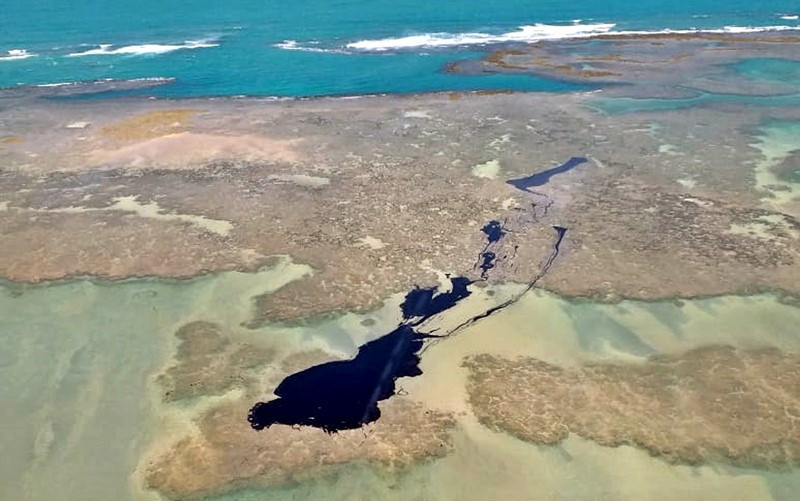
#> input picture img1.jpeg, 800 x 501 px
$ python 'Aps att.py'   (older library calls are emulated)
#> lines starting #> are read from the running program, lines starting #| are printed output that depends on the picture; after the words box and inside, x2 and y2 are one past the last pixel; in counts of white or black regions, pixels touching at a corner belong together
import cv2
import numpy as np

def sobel(image):
    # Aplicar a convolução com as máscaras Sobel
    sobel_x = cv2.Sobel(image, cv2.CV_64F, 1, 0, ksize=3)  # Sobel na direção X
    sobel_y = cv2.Sobel(image, cv2.CV_64F, 1, 1, ksize=3)  # Sobel na direção Y

    # Converter o resultado para uint8 (valores de 0 a 255) para visualização
    sobel_x = cv2.convertScaleAbs(sobel_x)
    sobel_y = cv2.convertScaleAbs(sobel_y)

    # Combinar os gradientes X e Y
    sobel_combined = cv2.addWeighted(sobel_x, 0.5, sobel_y, 0.5, 0)

    # Aplicar o desfoque Gaussiano na imagem resultante do Sobel

    return sobel_combined

def laplaciano(imagem):
    # Aplicar o filtro Laplacian
    laplaciano = cv2.Laplacian(imagem, cv2.CV_64F)

    # Converter a escala para positiva
    laplaciano = np.uint8(np.absolute(laplaciano))

    return laplaciano

def gagau(img_cinza, tamanho_kernel):
    # Aplicar o filtro Gaussiano
    gau_img = cv2.GaussianBlur(img_cinza, tamanho_kernel, 0)
    return gau_img

def contornos(imagem):
    # Detecção de bordas usando o Canny
    bordas = cv2.Canny(imagem, 500, 500)
    cv2.imwrite("z.jpg", bordas)
    # Realizar a segmentação usando limiarização
    _, limiar = cv2.threshold(bordas, 1,1 , cv2.THRESH_BINARY)

    # Detectar contornos
    contornos, _ = cv2.findContours(limiar, cv2.RETR_EXTERNAL, cv2.CHAIN_APPROX_SIMPLE)

    # Desenhar contornos sobre a imagem original
    imagem_contornos = imagem.copy()
    cv2.drawContours(imagem_contornos, contornos, -1, (0, 255, 0), 2)

    return imagem_contornos

def prewitt(image):
    # Aplicar os operadores Prewitt (convolução com máscaras horizontais e verticais)
    kernel_x = np.array([[1, 0, -1], [1, 0, -1], [1, 0, -1]])
    kernel_y = np.array([[1, 1, 1], [0, 0, 0], [-1, -1, -1]])

    prewitt_x = cv2.filter2D(image, -1, kernel_x)
    prewitt_y = cv2.filter2D(image, -1, kernel_y)

    # Combinar os gradientes
    prewitt_combined = cv2.addWeighted(prewitt_x, 0.5, prewitt_y, 0.5, 0)

    return prewitt_combined

def tratamento_imagem():
    # Solicitar o caminho da imagem ao usuário
    drt = "img1.jpeg"
    imagem = cv2.imread(drt)
#> imagem is the input picture: shape (501, 800, 3); mean B, G, R 137.3, 149.4, 142.2

    # Redimensionar a imagem para uma visualização mais prática
    img_resize = cv2.resize(imagem, (600, 600))
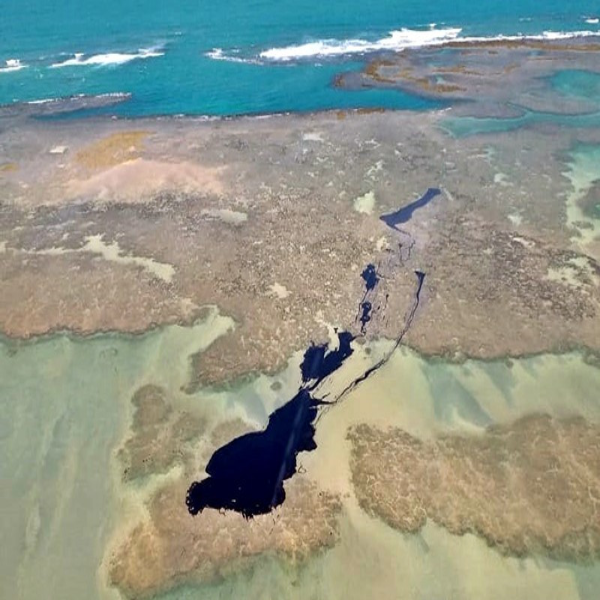
#> img_resize: shape (600, 600, 3); mean B, G, R 137.1, 149.3, 142.1

    # Converter para escala de cinza
    img_cinza = cv2.cvtColor(img_resize, cv2.COLOR_BGR2GRAY)
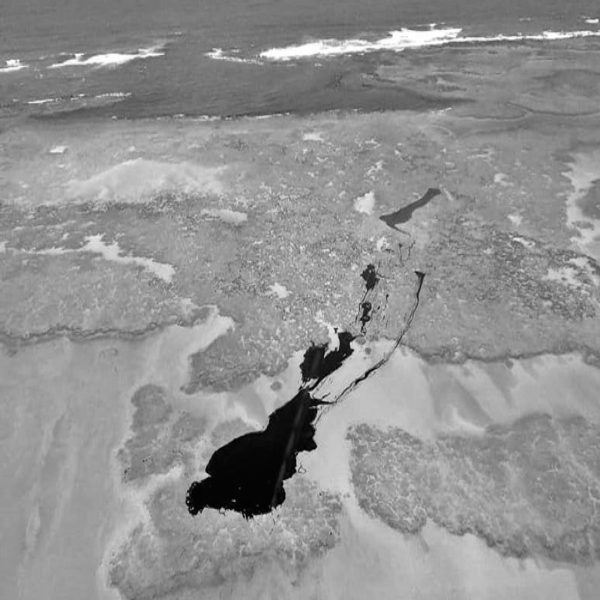
#> img_cinza: shape (600, 600); min 2, max 255, mean 145.7

    # Aplicar desfoque (filtro blur)
    blur = cv2.blur(img_cinza, (5, 5))

    return imagem, img_resize, img_cinza, blur

# Exemplo de uso do pipeline de processamento
if __name__ == "__main__":

    imagem, img_resize, img_cinza, blur = tratamento_imagem()

    gau = cv2.GaussianBlur(imagem, (11,11), 3)
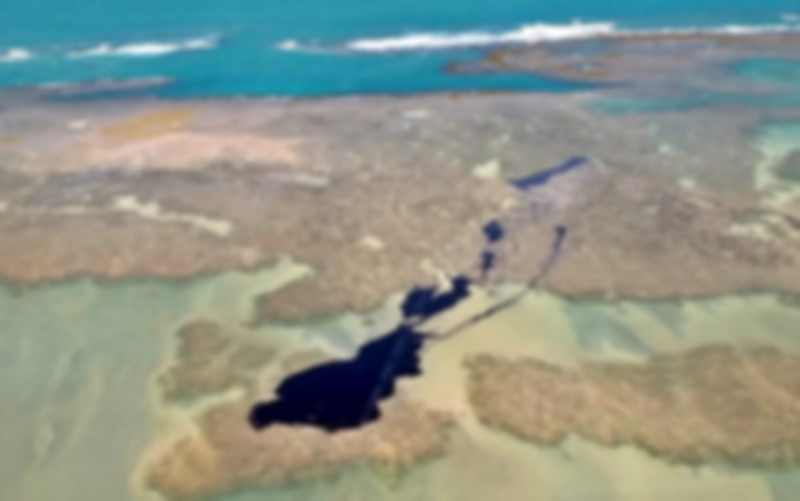
#> gau: shape (501, 800, 3); mean B, G, R 137.3, 149.4, 142.2

    hsv = cv2.cvtColor(imagem, cv2.COLOR_RGB2HSV)
#> hsv: shape (501, 800, 3); mean H, S, V 80.2, 70, 161.6

    bgr = cv2.cvtColor(imagem, cv2.COLOR_RGB2BGR)

    hsv_brg = cv2.cvtColor(bgr, cv2.COLOR_BGR2HSV)

    hsv_sobel = laplaciano(bgr)
#> in laplaciano, `laplaciano = np.uint8(np.absolute(laplaciano))`:
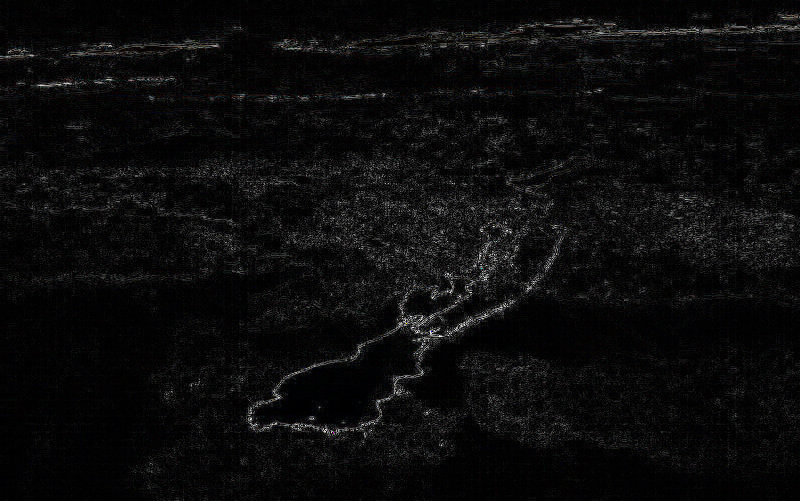
#> laplaciano: shape (501, 800, 3); mean R, G, B 11.4, 11.3, 11.5

    s = sobel(cv2.GaussianBlur(imagem,(5,5),3))
#> in sobel, `sobel_y = cv2.Sobel(image, cv2.CV_64F, 1, 1, ksize=3)`:
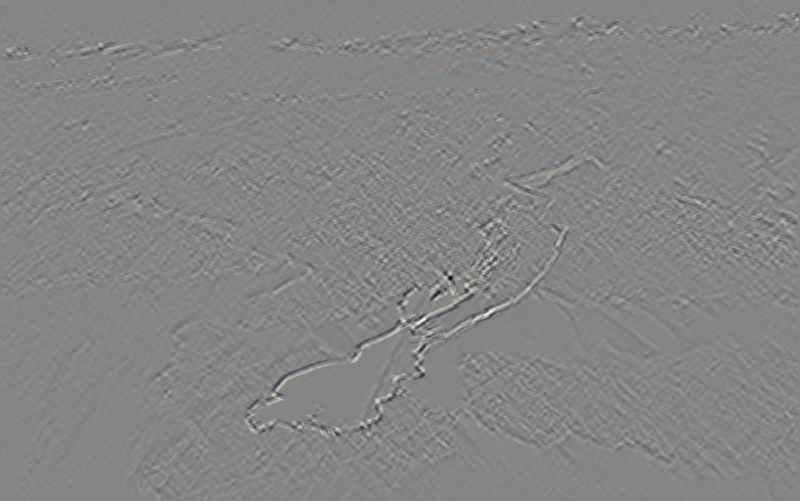
#> sobel_y: shape (501, 800, 3) float64; mean of channels 0, 1, 2 0, 0, 0; drawn with min black and max white
#> in sobel, `sobel_y = cv2.convertScaleAbs(sobel_y)`:
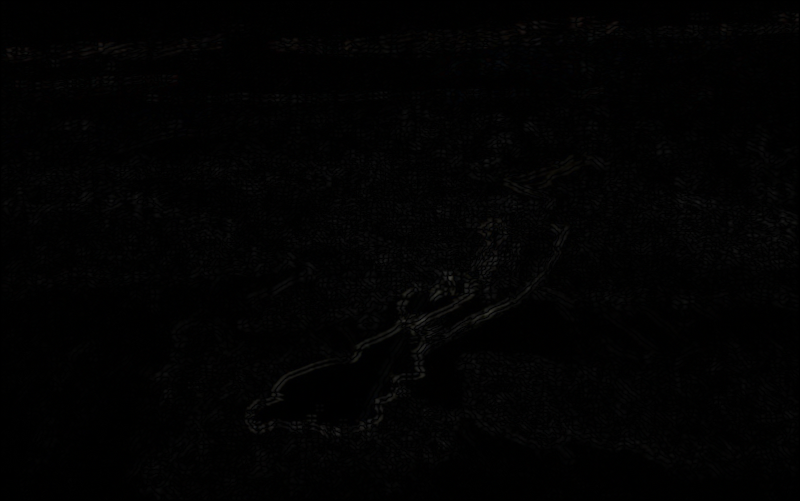
#> sobel_y: shape (501, 800, 3); mean of channels 0, 1, 2 2.1, 2.1, 2.1; drawn as B, G, R
#> in sobel, `sobel_combined = cv2.addWeighted(sobel_x, 0.5, sobel_y, 0.5, 0)`:
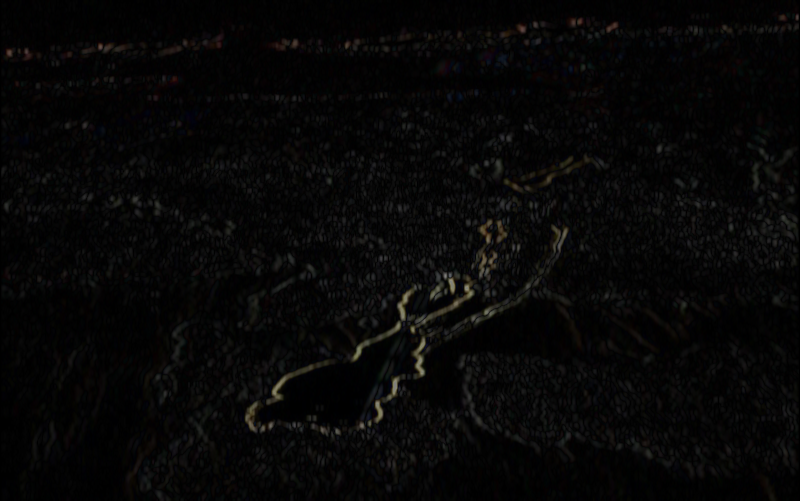
#> sobel_combined: shape (501, 800, 3); mean of channels 0, 1, 2 6.4, 6.6, 7; drawn as B, G, R

    canny = contornos(s)
#> in contornos, `bordas = cv2.Canny(imagem, 500, 500)`: bordas: shape (501, 800); 0.01% white in thin lines or dots, all inside (x1, y1, x2, y2) = (276, 282, 465, 403)
#> in contornos, `contornos, _ = cv2.findContours(limiar, cv2.RETR_EXTERNAL, cv2.CHAIN_A..`: contornos = 13 contours, all with area under 20
#> in contornos, `cv2.drawContours(imagem_contornos, contornos, -1, (0, 255, 0), 2)`: imagem_contornos: shape (501, 800, 3); 0.03% of pixels changed, all inside (x1, y1, x2, y2) = (275, 281, 466, 404)

    cv2.imwrite("test-gau-hsv.jpg", hsv)
    cv2.imwrite("test_gau.jpg", gau)
    cv2.imwrite("test_bgr.jpg", bgr)
    cv2.imwrite("test_hsv_brg.jpg", s)
    cv2.imwrite ("test_canny.jpg", canny)

$ run again, with 1.webp saved as img1.jpeg
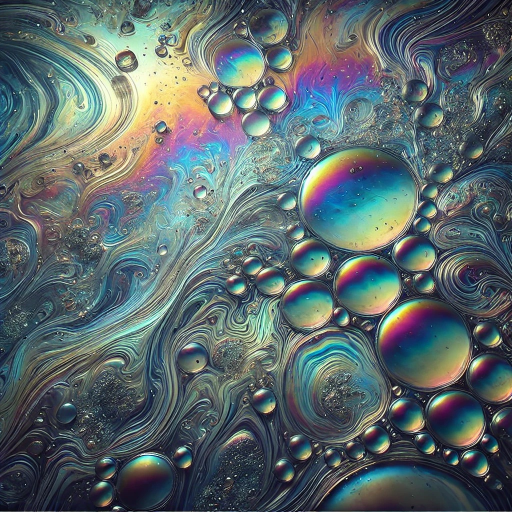
#> input picture 1.webp, 1024 x 1024 px (shown at 1/2 size)
#> in tratamento_imagem, imagem is the input picture: shape (1024, 1024, 3); mean B, G, R 107.1, 104.7, 91
#> hsv: shape (1024, 1024, 3); mean H, S, V 53.3, 85.1, 118.5
#> in contornos, `bordas = cv2.Canny(imagem, 500, 500)`:
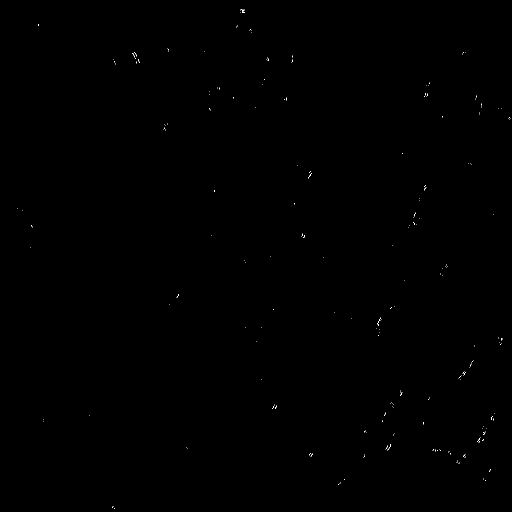
#> bordas: shape (1024, 1024) (shown at 1/2 size); 0.06% white in thin lines or dots
#> limiar: shape (1024, 1024); values 0 (black) and 1 (white), 0.06% white in thin lines or dots
#> contornos = 212 contours, all with area under 20
#> in contornos, `cv2.drawContours(imagem_contornos, contornos, -1, (0, 255, 0), 2)`:
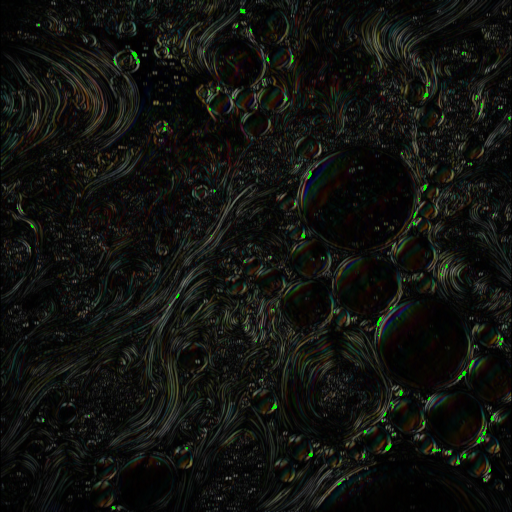
#> imagem_contornos: shape (1024, 1024, 3) (shown at 1/2 size); mean of channels 0, 1, 2 14.8, 18.5, 17.2; drawn as B, G, R
